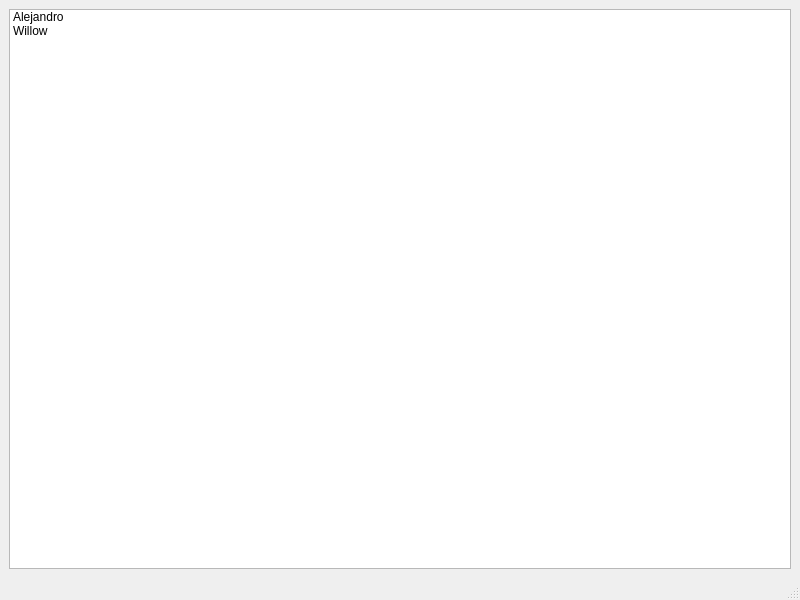
<?xml version="1.0" encoding="UTF-8"?>
<ui version="4.0">
 <class>MainWindow</class>
 <widget class="QMainWindow" name="MainWindow">
  <property name="geometry">
   <rect>
    <x>0</x>
    <y>0</y>
    <width>800</width>
    <height>600</height>
   </rect>
  </property>
  <property name="windowTitle">
   <string>MainWindow</string>
  </property>
  <widget class="QWidget" name="centralwidget">
   <layout class="QGridLayout" name="gridLayout">
    <item row="0" column="0">
     <widget class="QListWidget" name="listWidget">
      <item>
       <property name="text">
        <string>Alejandro</string>
       </property>
      </item>
      <item>
       <property name="text">
        <string>Willow</string>
       </property>
      </item>
     </widget>
    </item>
   </layout>
  </widget>
  <widget class="QMenuBar" name="menubar">
   <property name="geometry">
    <rect>
     <x>0</x>
     <y>0</y>
     <width>800</width>
     <height>26</height>
    </rect>
   </property>
  </widget>
  <widget class="QStatusBar" name="statusbar"/>
 </widget>
 <resources/>
 <connections/>
</ui>
